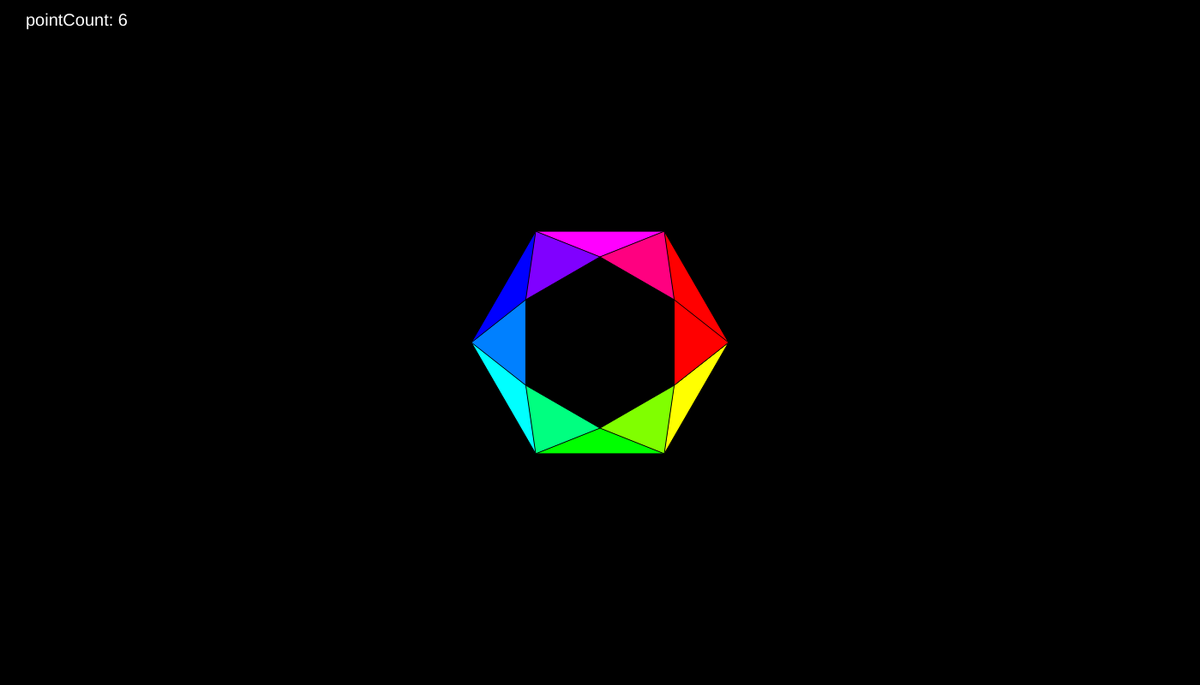
Frame 1 (no input)
Frame 60 (no input): identical to frame 1, image omitted
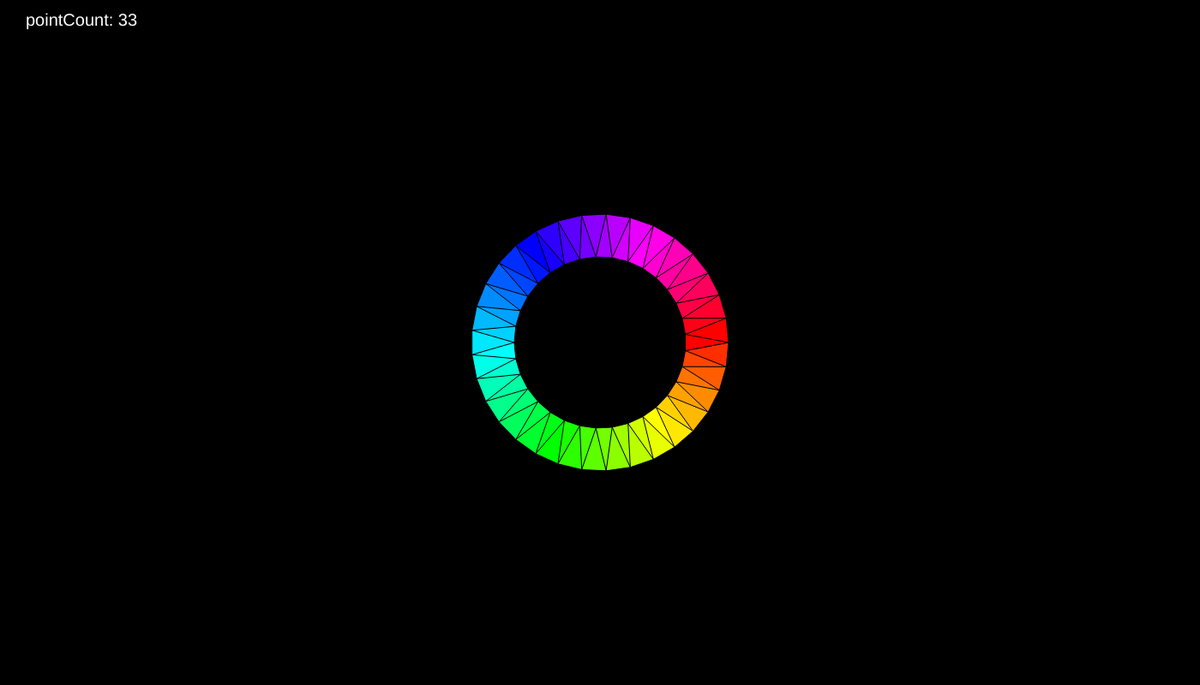
Frame 120 (the mouse pressed at the canvas centre since frame 60)

The p5.js sketch that drew these frames (run headless with seeded random() and noise() and a simulated clock; from frame 60 on, the mouse is pressed at the canvas centre):

// p5.js sketch
// ── sketch.js
let insideRadius = 100;
let outsideRadius = 150;

function setup() {
  createCanvas(1400, 800);
  angleMode(DEGREES, 360, 255, 255);
  colorMode(HSB);

  describe(
    'Rainbow ring made up of triangles whose vertices lie on two concentric circles.'
  );
}

function draw() {
  background(0);

  let centerX = width / 2;
  let centerY = height / 2;

  // Set the number of points based on the mouse x position
  let pointCount = map(mouseX, 0, width, 6, 60);

  // Round pointCount to the nearest integer
  pointCount = round(pointCount);

  // Display the current pointCount
  fill(255);
  textSize(20);
  text(`pointCount: ${pointCount}`, 30, 30);

  // Draw the triangle strip by specifying points on
  // the inside circle and outside circle alternately

  let angle = 0;
  let angleStep = 180.0 / pointCount;

  beginShape(TRIANGLE_STRIP);
  for (let i = 0; i <= pointCount; i += 1) {
    // Specify a point on the outside circle
    let pointX = centerX + cos(angle) * outsideRadius;
    let pointY = centerY + sin(angle) * outsideRadius;
    fill(angle, 255, 255);
    vertex(pointX, pointY);
    angle += angleStep;

    // Specify a point on the inside circle
    pointX = centerX + cos(angle) * insideRadius;
    pointY = centerY + sin(angle) * insideRadius;
    fill(angle, 255, 255);
    vertex(pointX, pointY);
    angle += angleStep;
  }
  endShape();
}
